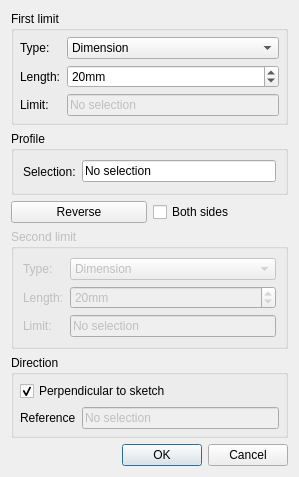
<?xml version="1.0" encoding="UTF-8"?>
<ui version="4.0">
 <class>BlockDefinition</class>
 <widget class="QDialog" name="BlockDefinition">
  <property name="geometry">
   <rect>
    <x>0</x>
    <y>0</y>
    <width>299</width>
    <height>477</height>
   </rect>
  </property>
  <property name="windowTitle">
   <string>Block definition</string>
  </property>
  <layout class="QGridLayout" name="gridLayout">
   <item row="0" column="0">
    <widget class="QGroupBox" name="groupBox">
     <property name="title">
      <string>First limit</string>
     </property>
     <layout class="QGridLayout">
      <property name="margin">
       <number>6</number>
      </property>
      <property name="spacing">
       <number>6</number>
      </property>
      <item row="0" column="0">
       <layout class="QGridLayout">
        <property name="margin">
         <number>0</number>
        </property>
        <property name="spacing">
         <number>6</number>
        </property>
        <item row="0" column="0">
         <widget class="QLabel" name="TextLabel1">
          <property name="text">
           <string>Type:</string>
          </property>
         </widget>
        </item>
        <item row="1" column="1">
         <widget class="QSpinBox" name="FirstLimitLength">
          <property name="suffix">
           <string>mm</string>
          </property>
          <property name="value">
           <number>20</number>
          </property>
         </widget>
        </item>
        <item row="1" column="0">
         <widget class="QLabel" name="TextLabel2">
          <property name="text">
           <string>Length:</string>
          </property>
         </widget>
        </item>
        <item row="0" column="1">
         <widget class="QComboBox" name="FirstLimitType">
          <item>
           <property name="text">
            <string>Dimension</string>
           </property>
          </item>
          <item>
           <property name="text">
            <string>Up to next</string>
           </property>
          </item>
          <item>
           <property name="text">
            <string>Up to last</string>
           </property>
          </item>
          <item>
           <property name="text">
            <string>Up to plane</string>
           </property>
          </item>
          <item>
           <property name="text">
            <string>Up to face</string>
           </property>
          </item>
         </widget>
        </item>
        <item row="2" column="0">
         <widget class="QLabel" name="TextLabel3">
          <property name="text">
           <string>Limit:</string>
          </property>
         </widget>
        </item>
        <item row="2" column="1">
         <widget class="QLineEdit" name="FirstLimitSelection">
          <property name="enabled">
           <bool>false</bool>
          </property>
          <property name="text">
           <string>No selection</string>
          </property>
         </widget>
        </item>
       </layout>
      </item>
     </layout>
    </widget>
   </item>
   <item row="1" column="0">
    <widget class="QGroupBox" name="GroupBox6">
     <property name="title">
      <string>Profile</string>
     </property>
     <layout class="QHBoxLayout">
      <property name="spacing">
       <number>6</number>
      </property>
      <property name="margin">
       <number>9</number>
      </property>
      <item>
       <layout class="QHBoxLayout">
        <property name="spacing">
         <number>6</number>
        </property>
        <property name="margin">
         <number>0</number>
        </property>
        <item>
         <widget class="QLabel" name="TextLabel4">
          <property name="text">
           <string>Selection:</string>
          </property>
         </widget>
        </item>
        <item>
         <widget class="QLineEdit" name="ProfileSelection">
          <property name="text">
           <string>No selection</string>
          </property>
         </widget>
        </item>
       </layout>
      </item>
     </layout>
    </widget>
   </item>
   <item row="2" column="0">
    <layout class="QGridLayout">
     <property name="margin">
      <number>0</number>
     </property>
     <property name="spacing">
      <number>6</number>
     </property>
     <item row="0" column="0">
      <widget class="QPushButton" name="Reverse">
       <property name="text">
        <string>Reverse</string>
       </property>
      </widget>
     </item>
     <item row="0" column="1">
      <widget class="QCheckBox" name="BothSides">
       <property name="text">
        <string>Both sides</string>
       </property>
      </widget>
     </item>
    </layout>
   </item>
   <item row="3" column="0">
    <widget class="QGroupBox" name="SecondLimit">
     <property name="enabled">
      <bool>false</bool>
     </property>
     <property name="title">
      <string>Second limit</string>
     </property>
     <layout class="QGridLayout">
      <property name="margin">
       <number>9</number>
      </property>
      <property name="spacing">
       <number>6</number>
      </property>
      <item row="0" column="0">
       <layout class="QGridLayout">
        <property name="margin">
         <number>0</number>
        </property>
        <property name="spacing">
         <number>6</number>
        </property>
        <item row="1" column="1">
         <widget class="QSpinBox" name="SecondLimitLength">
          <property name="suffix">
           <string>mm</string>
          </property>
          <property name="value">
           <number>20</number>
          </property>
         </widget>
        </item>
        <item row="2" column="1">
         <widget class="QLineEdit" name="SecondLimitSelection">
          <property name="enabled">
           <bool>false</bool>
          </property>
          <property name="text">
           <string>No selection</string>
          </property>
         </widget>
        </item>
        <item row="0" column="0">
         <widget class="QLabel" name="TextLabel1_2">
          <property name="text">
           <string>Type:</string>
          </property>
         </widget>
        </item>
        <item row="0" column="1">
         <widget class="QComboBox" name="SecondLimitType">
          <item>
           <property name="text">
            <string>Dimension</string>
           </property>
          </item>
          <item>
           <property name="text">
            <string>Up to next</string>
           </property>
          </item>
          <item>
           <property name="text">
            <string>Up to last</string>
           </property>
          </item>
          <item>
           <property name="text">
            <string>Up to plane</string>
           </property>
          </item>
          <item>
           <property name="text">
            <string>Up to face</string>
           </property>
          </item>
         </widget>
        </item>
        <item row="1" column="0">
         <widget class="QLabel" name="TextLabel2_2">
          <property name="text">
           <string>Length:</string>
          </property>
         </widget>
        </item>
        <item row="2" column="0">
         <widget class="QLabel" name="TextLabel3_2">
          <property name="text">
           <string>Limit:</string>
          </property>
         </widget>
        </item>
       </layout>
      </item>
     </layout>
    </widget>
   </item>
   <item row="4" column="0">
    <widget class="QGroupBox" name="Direction">
     <property name="title">
      <string>Direction</string>
     </property>
     <layout class="QVBoxLayout">
      <property name="spacing">
       <number>6</number>
      </property>
      <property name="margin">
       <number>6</number>
      </property>
      <item>
       <widget class="QCheckBox" name="DirectionPerpendicular">
        <property name="text">
         <string>Perpendicular to sketch</string>
        </property>
        <property name="checked">
         <bool>true</bool>
        </property>
       </widget>
      </item>
      <item>
       <layout class="QGridLayout">
        <property name="margin">
         <number>0</number>
        </property>
        <property name="spacing">
         <number>6</number>
        </property>
        <item row="0" column="1">
         <widget class="QLineEdit" name="DirectionSelection">
          <property name="enabled">
           <bool>false</bool>
          </property>
          <property name="text">
           <string>No selection</string>
          </property>
         </widget>
        </item>
        <item row="0" column="0">
         <widget class="QLabel" name="TextLabel5">
          <property name="text">
           <string>Reference</string>
          </property>
         </widget>
        </item>
       </layout>
      </item>
     </layout>
    </widget>
   </item>
   <item row="5" column="0">
    <widget class="QDialogButtonBox" name="buttonBox">
     <property name="standardButtons">
      <set>QDialogButtonBox::Cancel|QDialogButtonBox::Ok</set>
     </property>
    </widget>
   </item>
  </layout>
 </widget>
 <pixmapfunction>qPixmapFromMimeSource</pixmapfunction>
 <tabstops>
  <tabstop>FirstLimitType</tabstop>
  <tabstop>FirstLimitLength</tabstop>
  <tabstop>FirstLimitSelection</tabstop>
  <tabstop>ProfileSelection</tabstop>
  <tabstop>Reverse</tabstop>
  <tabstop>BothSides</tabstop>
  <tabstop>SecondLimitType</tabstop>
  <tabstop>SecondLimitLength</tabstop>
  <tabstop>SecondLimitSelection</tabstop>
  <tabstop>DirectionPerpendicular</tabstop>
  <tabstop>DirectionSelection</tabstop>
 </tabstops>
 <resources/>
 <connections>
  <connection>
   <sender>buttonBox</sender>
   <signal>accepted()</signal>
   <receiver>BlockDefinition</receiver>
   <slot>accept()</slot>
   <hints>
    <hint type="sourcelabel">
     <x>149</x>
     <y>455</y>
    </hint>
    <hint type="destinationlabel">
     <x>149</x>
     <y>238</y>
    </hint>
   </hints>
  </connection>
  <connection>
   <sender>buttonBox</sender>
   <signal>rejected()</signal>
   <receiver>BlockDefinition</receiver>
   <slot>reject()</slot>
   <hints>
    <hint type="sourcelabel">
     <x>149</x>
     <y>455</y>
    </hint>
    <hint type="destinationlabel">
     <x>149</x>
     <y>238</y>
    </hint>
   </hints>
  </connection>
 </connections>
</ui>
